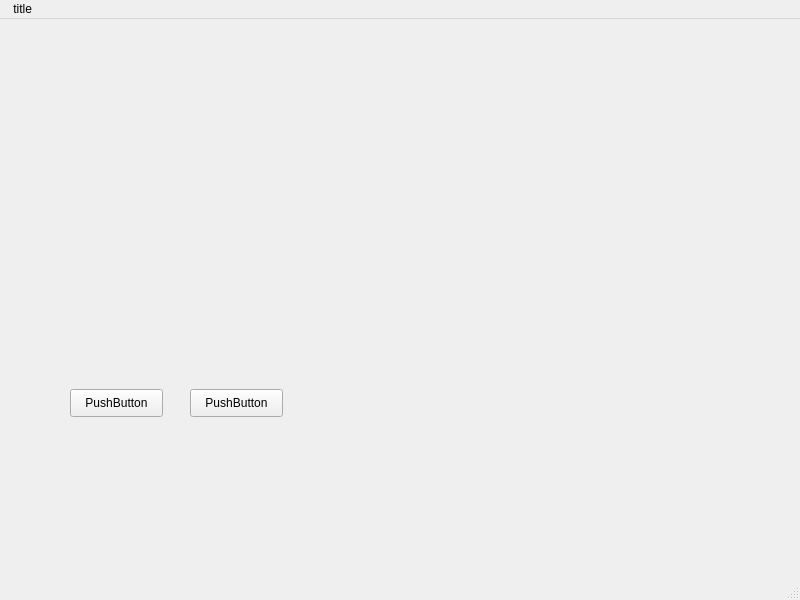
<?xml version="1.0" encoding="UTF-8"?>
<ui version="4.0">
 <class>MainWindow</class>
 <widget class="QMainWindow" name="MainWindow">
  <property name="geometry">
   <rect>
    <x>0</x>
    <y>0</y>
    <width>800</width>
    <height>600</height>
   </rect>
  </property>
  <property name="windowTitle">
   <string>MainWindow</string>
  </property>
  <widget class="QWidget" name="centralwidget">
   <widget class="QPushButton" name="pushButton">
    <property name="geometry">
     <rect>
      <x>70</x>
      <y>370</y>
      <width>93</width>
      <height>28</height>
     </rect>
    </property>
    <property name="text">
     <string>PushButton</string>
    </property>
   </widget>
   <widget class="QPushButton" name="pushButton_2">
    <property name="geometry">
     <rect>
      <x>190</x>
      <y>370</y>
      <width>93</width>
      <height>28</height>
     </rect>
    </property>
    <property name="text">
     <string>PushButton</string>
    </property>
   </widget>
  </widget>
  <widget class="QMenuBar" name="menubar">
   <property name="geometry">
    <rect>
     <x>0</x>
     <y>0</y>
     <width>800</width>
     <height>26</height>
    </rect>
   </property>
   <widget class="QMenu" name="menu_title">
    <property name="title">
     <string> title</string>
    </property>
   </widget>
   <addaction name="menu_title"/>
  </widget>
  <widget class="QStatusBar" name="statusbar"/>
 </widget>
 <resources/>
 <connections/>
</ui>
